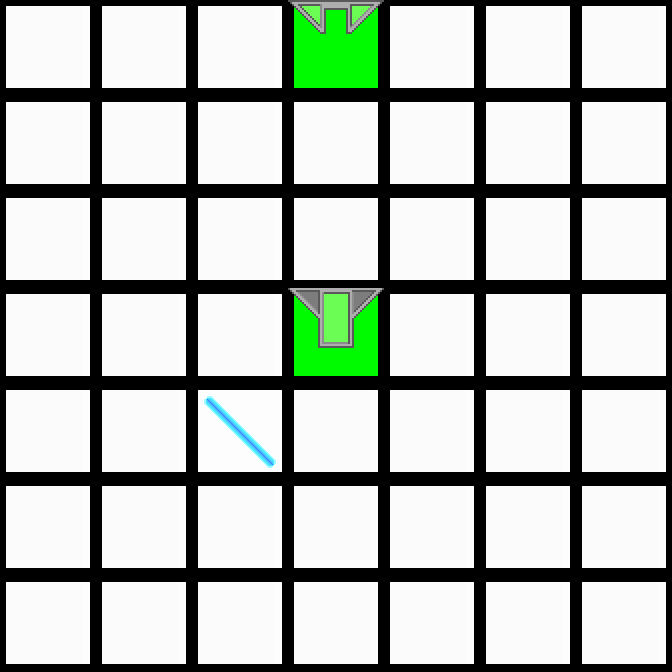

Tiled map render using the project's own tile images. Description and the whole map definition, tile-layer contents included, below:
An orthogonal 7x7 tile map with 96x96 px tiles, 2 tile layers (Colors, Tiles).

<map version="1.0" orientation="orthogonal" renderorder="right-down" width="7" height="7" tilewidth="96" tileheight="96">
 <properties>
  <property name="AvailableTiles" value="1, 12, 12" />
 </properties>
 <tileset firstgid="1" source="../tiles.tsx" />
 <layer name="Colors" width="7" height="7">
  <data encoding="csv">
87,87,87,82,87,87,87,
87,87,87,87,87,87,87,
87,87,87,87,87,87,87,
87,87,87,82,87,87,87,
87,87,87,87,87,87,87,
87,87,87,87,87,87,87,
87,87,87,87,87,87,87
</data>
 </layer>
 <layer name="Tiles" width="7" height="7">
  <data encoding="csv">
1,1,1,11,1,1,1,
1,1,1,1,1,1,1,
1,1,1,1,1,1,1,
1,1,1,7,1,1,1,
1,1,3,1,1,1,1,
1,1,1,1,1,1,1,
1,1,1,1,1,1,1
</data>
 </layer>
</map>
